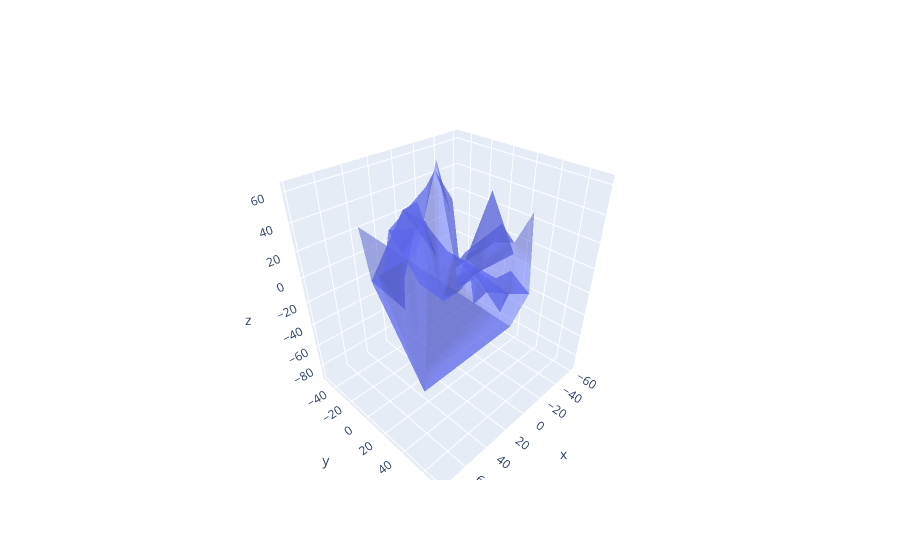

Write notebook code for a chart like this one.
### Code cell
import plotly.graph_objects as go
import plotly.express as px
from plotly  import subplots
import numpy as np

N = 50
fig = go.Figure(data=[go.Mesh3d(x=(30*np.random.randn(N)),
                   y=(25*np.random.randn(N)),
                   z=(30*np.random.randn(N)),
                   opacity=0.5,)])

fig.show()
